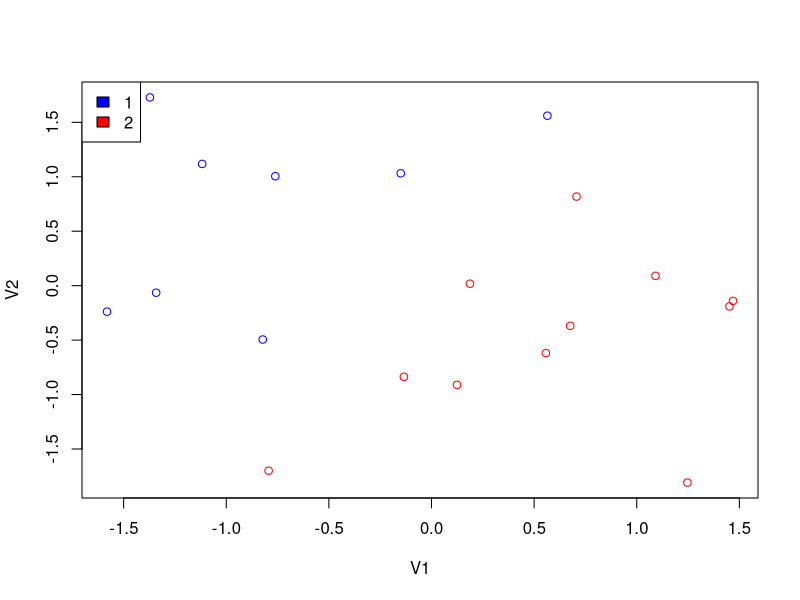
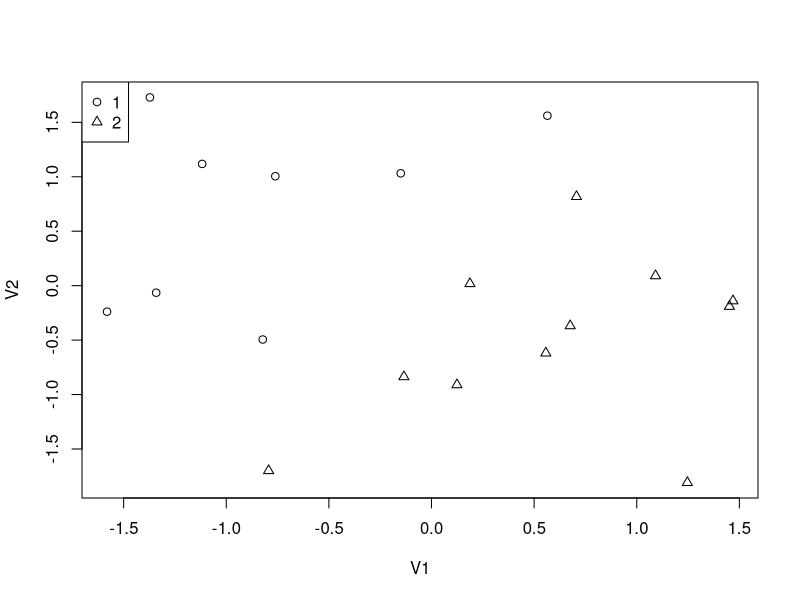
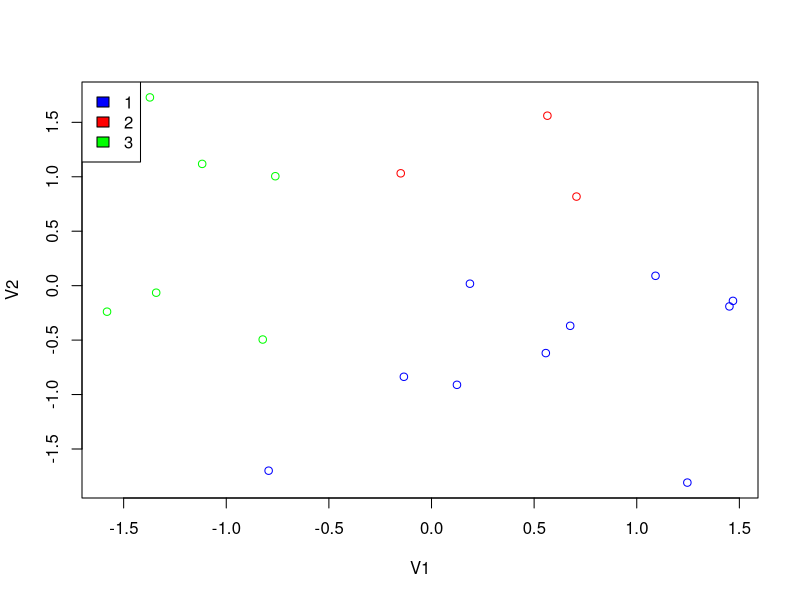
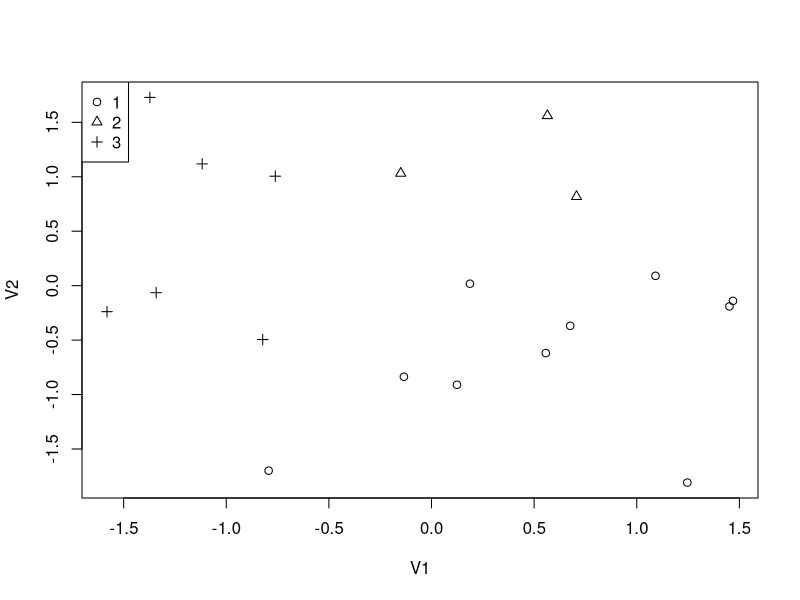

The R script that drew these images, in order:
dat<-read.table(file="Data.txt", dec=".")
v<-dat

v[, 1] <- scale(v[, 1])
v[, 2] <- scale(v[, 2])

# 2 clusters

cl <- kmeans(v, 2)
table(cl$cluster)

cl$centers

plot(v, col=ifelse(cl$cluster == 1, "blue", "red"))
legend("topleft", legend = c("1", "2"), fill = c("blue", "red"))

plot(v, pch = ifelse(cl$cluster == 1, 1, 2))
legend("topleft", legend = c("1", "2"), pch = c(1, 2))

# 3 clusters

cl <- kmeans(v, 3)
table(cl$cluster)

cl$centers

plot(v, col=ifelse(cl$cluster == 1, "blue",
                   ifelse(cl$cluster == 2, "red", "green")))
legend("topleft", legend = c("1", "2", "3"), fill = c("blue", "red", "green"))

plot(v, pch = ifelse(cl$cluster == 1, 1, 
                     ifelse(cl$cluster == 2, 2, 3)))
legend("topleft", legend = c("1", "2", "3"), pch = c(1, 2, 3))

